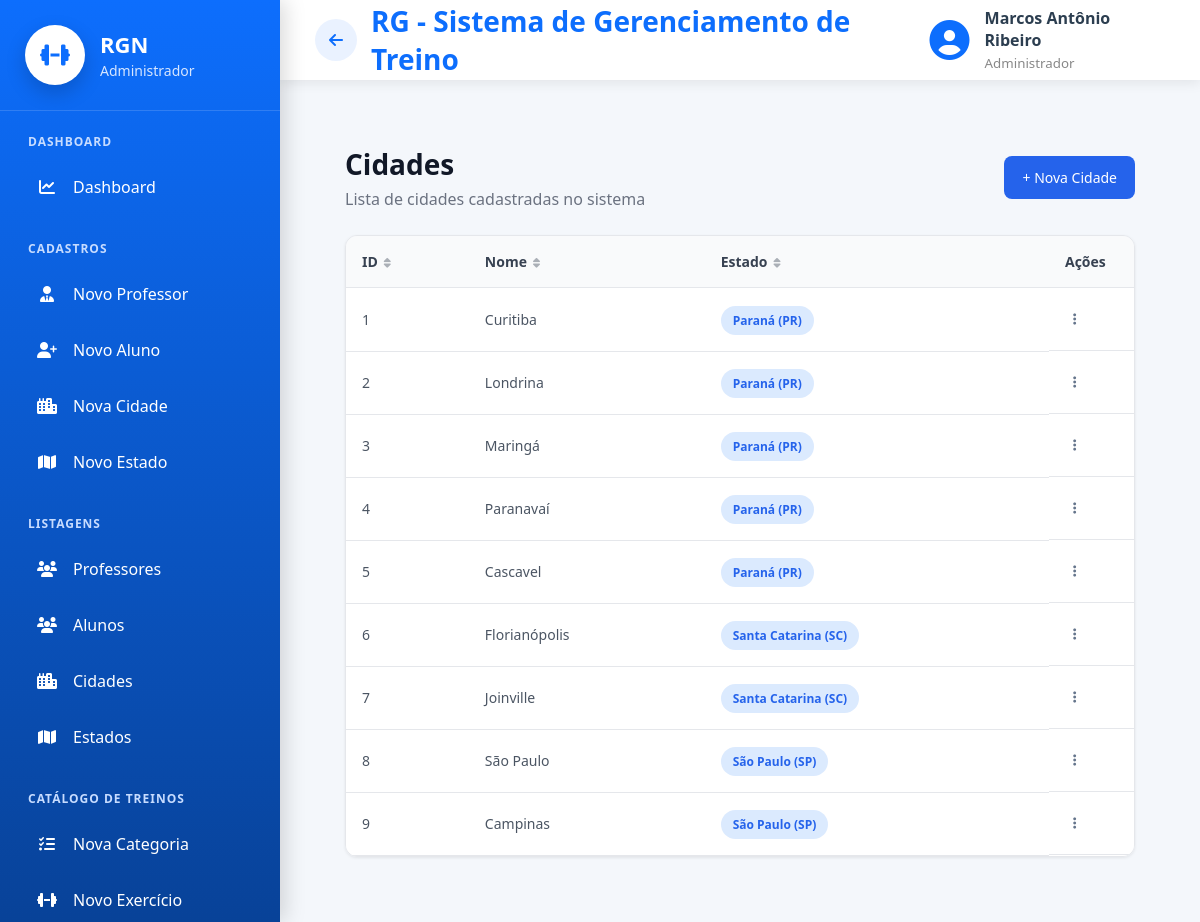
/cadastros/listar/cidade/ (signed in), run on the app's committed database.
### cadastros/models.py (models this page shows, shortened)
class Auditoria(models.Model):
    cadastrado_em = models.DateTimeField(auto_now_add=True, verbose_name="Cadastrado em")
    atualizado_em = models.DateTimeField(auto_now=True, verbose_name="Atualizado em")
    class Meta:
        abstract = True

class Pessoa(Auditoria):
    TIPO_CHOICES = [
        ('ALUNO', 'Aluno'),
        ('PROFESSOR', 'Professor'),
        ('ADMINISTRADOR', 'Administrador')
    ]
    SEXO_CHOICES = [
        ('M', 'Masculino'),
        ('F', 'Feminino'),
        ('O', 'Outro'),
    ]
    NIVEL_CHOICES = [
        (1, 'Iniciante'),
        (2, 'Intermediário'),
        (3, 'Avançado'),
    ]
    tipo = models.CharField(max_length=20, choices=TIPO_CHOICES, verbose_name="Tipo de Pessoa")
    nome = models.CharField(max_length=50, verbose_name="Nome")
    data_nascimento = models.DateField(verbose_name="Data de nascimento",null=True,blank=True,validators=[validar_data_nascimento],)
    cpf = models.CharField(max_length=11, unique=True, verbose_name="CPF")
    telefone = models.CharField(max_length=15, verbose_name="Telefone")
    objetivo = models.TextField(verbose_name="Objetivo", null=True, blank=True)
    sexo = models.CharField(max_length=20, choices=SEXO_CHOICES, verbose_name="Sexo", null=True, blank=True)
    nivel = models.IntegerField(choices=NIVEL_CHOICES, verbose_name="Nível", null=True, blank=True)
    cidade = models.ForeignKey(Cidade, on_delete=models.PROTECT)
    professor = models.ForeignKey("self", on_delete=models.PROTECT, related_name="alunos", limit_choices_to={"tipo": "PROFESSOR"}, null=True, blank=True)
    usuario = models.OneToOneField("auth.User", on_delete=models.CASCADE, related_name="pessoa_usuario")
    precisa_trocar_senha = models.BooleanField(default=False, verbose_name="Precisa trocar a senha")

class Cidade(Auditoria):
    nome = models.CharField(max_length=50, verbose_name="Nome da Cidade")
    estado = models.ForeignKey(Estado, on_delete=models.PROTECT)

class Estado(Auditoria):
    nome = models.CharField(max_length=50, verbose_name="Nome do Estado")
    sigla = models.CharField(max_length=2, verbose_name="Sigla")
    def __str__(self):
        return "{} ({})".format(self.nome, self.sigla)

### cadastros/views.py (the view)
# urls.py: path('listar/cidade/', CidadeList.as_view(), name="listar-cidade"),
class CidadeList(LoginRequiredMixin, GroupRequiredMixin, ListView):
    login_url = reverse_lazy('login')
    model = Cidade
    template_name = 'cadastros/listar_cidades.html'
    group_required = ["Administrador"]

### cadastros/templates/cadastros/listar_cidades.html
{% extends 'modelo.html' %}
{% load static %}
{% block css %}
<link rel="stylesheet" href="{% static 'css/cadastros/listar_cidades.css' %}">
<link rel="stylesheet" href="{% static 'css/paginas/modelo.css' %}">
{% endblock %}
{% block main %}
<div class="list-container">
    <div class="list-header">
        <div>
            <h2>Cidades</h2>
            <p>Lista de cidades cadastradas no sistema</p>
        </div>
        <a href="{% url 'cadastrar-cidade' %}" class="btn-novo">
            + Nova Cidade
        </a>
    </div>
    <div class="table-container">
        <table class="table-list" data-ordenavel>
            <thead>
                <tr>
                    <th>ID</th>
                    <th>Nome</th>
                    <th>Estado</th>
                    <th data-ordenar="false">Ações</th>
                </tr>
            </thead>
            <tbody>
                {% for cidade in object_list %}
                <tr>
                    <td>{{ cidade.id }}</td>
                    <td>{{ cidade.nome }}</td>
                    <td><span class="badge">{{ cidade.estado }}</span></td>
                    <td class="acoes">
                        {% url 'editar-cidade' cidade.id as editar_url %}
                        {% url 'excluir-cidade' cidade.id as excluir_url %}
                        {% include '_acoes_dropdown.html' with editar_url=editar_url excluir_url=excluir_url %}
                    </td>
                </tr>
                {% empty %}
                <tr>
                    <td colspan="4" class="sem-registro">Nenhuma cidade cadastrada.</td>
                </tr>
                {% endfor %}
            </tbody>
        </table>
    </div>
</div>
{% endblock %}

### paginas/templates/modelo.html (shortened to what this page needs)
{% load static %}
<!DOCTYPE html>
<html lang="pt-br">
<head>
    <link rel="stylesheet" href="{% static 'css/paginas/modelo.css' %}">
    <link rel="stylesheet" href="{% static 'css/paginas/menu.css' %}">
    <link rel="stylesheet" href="{% static 'css/paginas/dashboard/dashboard_admin.css' %}">
    <link rel="stylesheet" href="{% static 'css/paginas/dashboard/dashboard_aluno.css' %}">
    <link rel="stylesheet" href="{% static 'css/paginas/dashboard/dashboard_professor.css' %}">
    <link rel="stylesheet" href="https://cdnjs.cloudflare.com/ajax/libs/font-awesome/6.7.2/css/all.min.css">
    <link rel="stylesheet" href="{% static 'css/global/ordenar_tabela.css' %}">
    <link rel="stylesheet" href="{% static 'css/global/acoes_dropdown.css' %}">
    <link rel="stylesheet" href="{% static 'css/global/kpi_cards.css' %}">
    {% block css %}
    {% endblock %}
</head>
<body>
    <div class="layout">
        {% if request.user.is_authenticated %}
        {% if is_admin %}
        {% include 'menus/menu_admin.html' %}
        {% elif is_professor %}
        {% include 'menus/menu_professor.html' %}
        {% elif is_aluno %}
        {% include 'menus/menu_aluno.html' %}
        {% endif %}
        {% endif %}
        <div class="main-area">
            <header class="topbar">
                <div class="titulo">
                    {% if request.user.is_authenticated %}
                    {% if request.resolver_match.url_name != 'inicio' %}
                    <a href="{% url 'inicio' %}" id="btn-voltar" class="btn-voltar-topo" title="Voltar">
                        <i class="fas fa-arrow-left"></i>
                    </a>
                    {% endif %}
                    {% endif %}
                    <h2>
                        {% block titulo %}
                        RG - Sistema de Gerenciamento de Treino
                        {% endblock %}
                    </h2>
                </div>
                {% if request.user.is_authenticated %}
                <div class="usuario">
                    <i class="fas fa-circle-user"></i>
                    <div>
                        <strong>
                            {{ request.user.pessoa_usuario.nome }}
                        </strong>
                        <small>
                            {% if is_admin %}
                            Administrador
                            {% elif is_professor %}
                            Professor
                            {% elif is_aluno %}
                            Aluno
                            {% endif %}
                        </small>
                    </div>
                </div>
                {% endif %}
            </header>
            <main class="conteudo">
                {% block main %}
                {% endblock %}
            </main>
        </div>
    </div>
</body>
</html>

### paginas/templates/_acoes_dropdown.html (shortened to what this page needs)
<div class="acoes-dropdown">
    <button type="button" class="acoes-dropdown-toggle" aria-haspopup="menu" aria-expanded="false" aria-label="Ações">
        <i class="fas fa-ellipsis-vertical"></i>
    </button>
</div>

### static/css/paginas/modelo.css (style rules this page uses)
* { margin:0; padding:0; box-sizing:border-box; font-family:"Segoe UI",sans-serif; }
body { background:#f4f7fb; color:#2c3e50; }
.layout { display:flex; min-height:100vh; }
.main-area { margin-left:280px; width:calc(100% - 280px); display:flex; flex-direction:column; }
.topbar { height:80px; background:white; display:flex; justify-content:space-between; align-items:center; padding:0 35px; box-shadow:0 3px 12px rgba(0,0,0,.08); }
.titulo h2 { color:#0d6efd; font-size:28px; }
.usuario { display:flex; align-items:center; gap:15px; }
.usuario i { font-size:40px; color:#0d6efd; }
.usuario strong { display:block; font-size:16px; }
.usuario small { color:#888; }
.conteudo { flex:1; padding:35px; }
.titulo { display:flex; align-items:center; gap:14px; }
.btn-voltar-topo { width:42px; height:42px; display:flex; align-items:center; justify-content:center; flex-shrink:0; border-radius:50%; background:#eaf2ff; color:#0d6efd; text-decoration:none; font-size:16px; transition:.2s; }

### static/css/paginas/menu.css (style rules this page uses)
.badge { background: #dc3545; color: white; font-size: 11px; font-weight: 700; padding: 2px 7px; border-radius: 10px; margin-left: auto; }

### static/css/paginas/dashboard/dashboard_admin.css (style rules this page uses)
* { margin:0; padding:0; box-sizing:border-box; }

### static/css/global/ordenar_tabela.css (style rules this page uses)
th.ordenavel { cursor: pointer; user-select: none; white-space: nowrap; }

### static/css/global/acoes_dropdown.css (style rules this page uses)
.acoes-dropdown { display: inline-block; }
.acoes-dropdown-toggle { background: none; border: none; padding: 6px 8px; border-radius: 8px; color: #64748b; cursor: pointer; }

### static/css/cadastros/listar_cidades.css (style rules this page uses)
.list-container { padding: 30px; }
.list-header { display: flex; align-items: center; justify-content: space-between; margin-bottom: 25px; }
.list-header h2 { font-size: 28px; color: #111827; margin-bottom: 5px; }
.list-header p { color: #6b7280; }
.btn-novo { background: #2563eb; color: #fff; padding: 12px 18px; border-radius: 8px; text-decoration: none; font-size: 14px; font-weight: 500; }
.table-container { background: #fff; border-radius: 12px; overflow-x: auto; border: 1px solid #e5e7eb; box-shadow: 0 1px 3px rgba(0,0,0,0.08); }
.table-list { width: 100%; border-collapse: collapse; min-width: 850px; }
.table-list thead { background: #f9fafb; }
.table-list th, .table-list td { padding: 16px; text-align: left; font-size: 14px; border-bottom: 1px solid #e5e7eb; }
.table-list th { color: #374151; }
.table-list td { color: #4b5563; }
.badge { background: #dbeafe; color: #2563eb; padding: 6px 12px; border-radius: 20px; font-size: 12px; font-weight: 600; }
.acoes { display: flex; gap: 10px; }

### data on the page
Cidade: id "1", nome "Curitiba", estado "Paraná (PR)"
Cidade: id "2", nome "Londrina", estado "Paraná (PR)"
Cidade: id "3", nome "Maringá", estado "Paraná (PR)"
Cidade: id "4", nome "Paranavaí", estado "Paraná (PR)"
Cidade: id "5", nome "Cascavel", estado "Paraná (PR)"
Cidade: id "6", nome "Florianópolis", estado "Santa Catarina (SC)"
Cidade: id "7", nome "Joinville", estado "Santa Catarina (SC)"
Cidade: id "8", nome "São Paulo", estado "São Paulo (SP)"
Cidade: id "9", nome "Campinas", estado "São Paulo (SP)"

### other printed values
{{ request.user.pessoa_usuario.nome }} "Marcos Antônio Ribeiro"
